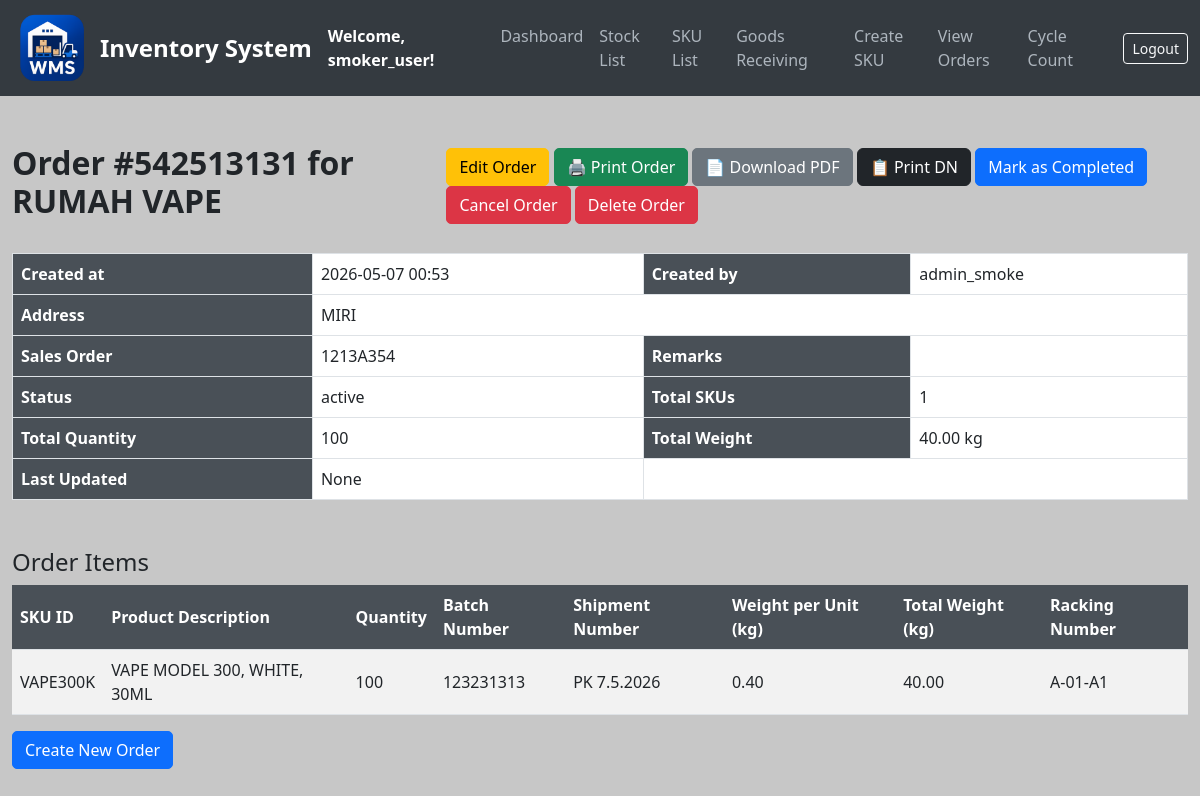
Screenshot of /order/1 (signed in) with the database file from the repository.
### models.py (models this page shows, shortened)
class User(UserMixin, db.Model):
    __tablename__ = 'users'
    id = db.Column(db.Integer, primary_key=True)
    username = db.Column(db.String(80), unique=True, nullable=False)
    email = db.Column(db.String(120), unique=True, nullable=False)
    password = db.Column(db.String(200), nullable=False)
    date_created = db.Column(db.DateTime, default=get_local_time)
    last_login = db.Column(db.DateTime, nullable=True)
    is_active = db.Column(db.Boolean, default=True)
    is_approved = db.Column(db.Boolean, default=False)
    is_admin = db.Column(db.Boolean, default=False)
    plan = db.Column(db.String(20), default='basic')
    can_create_racking = db.Column(db.Boolean, default=False)
    can_create_stock = db.Column(db.Boolean, default=False)
    can_create_order = db.Column(db.Boolean, default=False)
    can_transfer_stock = db.Column(db.Boolean, default=False)
    can_transfer_batch = db.Column(db.Boolean, default=False)
    can_mass_transfer = db.Column(db.Boolean, default=False)
    can_bulk_transfer = db.Column(db.Boolean, default=False)
    can_add_sku = db.Column(db.Boolean, default=False)
    can_view_orders = db.Column(db.Boolean, default=False)  # ← new
    can_cycle_count = db.Column(db.Boolean, default=False)  # ← new

class Order(db.Model):
    __tablename__ = 'orders'
    id = db.Column(db.Integer, primary_key=True)
    dn_number = db.Column(db.String(50), unique=True, nullable=False)  # Add DN number field
    created_at = db.Column(db.DateTime, default=get_local_time)
    customer_name = db.Column(db.String(100), nullable=False)
    address = db.Column(db.String(255), nullable=False)
    sales_order = db.Column(db.String(255), nullable=False)
    remarks = db.Column(db.String(255), nullable=True)
    status = db.Column(db.String(20), default='active')
    created_by = db.Column(db.String(255), nullable=True)
    last_updated_by = db.Column(db.String(255), nullable=True)  # Add this line
    items = db.relationship('OrderItem', backref='order', cascade='all, delete-orphan', lazy=True)

class OrderItem(db.Model):
    __tablename__ = 'order_items'
    id = db.Column(db.Integer, primary_key=True)
    order_id = db.Column(db.Integer, db.ForeignKey('orders.id'), nullable=False)
    sku_id = db.Column(db.Integer, db.ForeignKey('sku_list.id'), nullable=False)
    batch_number = db.Column(db.String(50), nullable=False)  # Add batch number column
    shipment_number = db.Column(db.String(100), nullable=False)
    quantity = db.Column(db.Integer, nullable=False)
    racking_number = db.Column(db.String(50), nullable=False)
    sku = db.relationship('SKU', backref='order_items')

class SKU(db.Model):
    __tablename__ = 'sku_list'
    id = db.Column(db.Integer, primary_key=True)
    material_number = db.Column(db.String(50), unique=True, nullable=False)
    product_description = db.Column(db.String(200), nullable=False)
    pack_size_id = db.Column(db.Integer, db.ForeignKey('pack_sizes.id'), nullable=False)
    weight = db.Column(db.Float, nullable=False)
    pack_size = db.relationship('PackSize', backref='skus', lazy=True)  # Establish relationship

### app.py (the view)
@app.route('/order/<int:order_id>')
@login_required
def view_order(order_id):
    order = Order.query.get_or_404(order_id)
    unique_skus = {item.sku.material_number for item in order.items}  # Set of unique SKUs
    total_sku = len(unique_skus)  # Number of unique SKUs
    total_quantity = sum(item.quantity for item in order.items)  # Sum of quantities
    total_weight = sum(item.quantity * item.sku.weight for item in order.items)
    return render_template('view_order.html', order=order, total_sku=total_sku, total_quantity=total_quantity, total_weight=total_weight)

### app.py (called while the page is built)
@login_manager.user_loader
def load_user(user_id):
    return db.session.get(User, int(user_id))

### templates/view_order.html (shortened to what this page needs)
{% extends "base.html" %}
{% block content %}
<div class="container mt-5">
    <div class="d-flex justify-content-between align-items-center">
        <h2>Order #{{ order.dn_number }} for {{ order.customer_name }}</h2>
        <div class="button-group">
            {% if order.status == 'completed' %}
                <button class="btn btn-warning" id="editOrderButton" disabled>
                    Edit Order
                </button>
            {% else %}
                <button class="btn btn-warning" id="editOrderButton">
                    Edit Order
                </button>
            {% endif %}
            <button type="button" class="btn btn-success" id="printOrderButton">
                🖨️ Print Order
            </button>
            <a href="#" id="downloadPDF" class="btn btn-secondary">
                📄 Download PDF
            </a>
            <button type="button" class="btn btn-dark" onclick="window.open('/print-dn/{{ order.id }}', '_blank', 'width=900,height=700')">
                📋 Print DN
            </button>
            <button type="button" class="btn btn-primary" id="toggleOrderStatusButton" data-status="{{ order.status }}">
                {% if order.status == 'active' %}
                    Mark as Completed
                {% elif order.status == 'completed' %}
                    Re-Open Order
                {% endif %}
            </button>
            <form id="cancelOrderForm" style="display:inline;">
                <button type="button" class="btn btn-danger" id="cancelOrderButton" {% if order.status == 'completed' %}disabled{% endif %}>
                    Cancel Order
                </button>
            </form>
            <form id="deleteOrderForm" style="display:inline;">
                <button type="button" class="btn btn-danger" id="deleteOrderButton" {% if order.status == 'completed' %}disabled{% endif %}>
                    Delete Order
                </button>
            </form>
        </div>
    </div>
    <div class="table-responsive">
        <table class="table table-bordered table-sm mt-4">
            <tbody>
                <tr>
                    <th scope="row">Created at</th>
                    <td>{{ order.created_at.strftime('%Y-%m-%d %H:%M') }}</td>
                    <th scope="row">Created by</th>
                    <td>{{ order.created_by }}</td>
                </tr>
                <tr>
                    <th scope="row">Address</th>
                    <td colspan="3">{{ order.address }}</td>
                </tr>
                <tr>
                    <th scope="row">Sales Order</th>
                    <td>{{ order.sales_order }}</td>
                    <th scope="row">Remarks</th>
                    <td>{{ order.remarks }}</td>
                </tr>
                <tr>
                    <th scope="row">Status</th>
                    <td id="orderStatus">{{ order.status }}</td>
                    <th scope="row">Total SKUs</th>
                    <td>{{ total_sku }}</td>
                </tr>
                <tr>
                    <th scope="row">Total Quantity</th>
                    <td>{{ total_quantity }}</td>
                    <th scope="row">Total Weight</th>
                    <td>{{ "%.2f"|format(total_weight) }} kg</td>
                </tr>
                <tr>
                    <th scope="row">Last Updated</th>
                    <td>{{ order.last_updated_by }}</td>
                    <td colspan="2"></td>
                </tr>
            </tbody>
        </table>
    </div>
    <h4>Order Items</h4>
    <table class="table table-striped">
        <thead>
            <tr>
                <th>SKU ID</th>
                <th>Product Description</th>
                <th>Quantity</th>
                <th>Batch Number</th>
                <th>Shipment Number</th>
                <th>Weight per Unit (kg)</th>
                <th>Total Weight (kg)</th>
                <th>Racking Number</th>
            </tr>
        </thead>
        <tbody>
            {% for item in order.items %}
                <tr>
                    <td>{{ item.sku.material_number }}</td>
                    <td>{{ item.sku.product_description }}</td>
                    <td>{{ item.quantity }}</td>
                    <td>{{ item.batch_number }}</td>
                    <td>{{ item.shipment_number }}</td>
                    <td>{{ "%.2f"|format(item.sku.weight) }}</td>
                    <td>{{ "%.2f"|format(item.quantity * item.sku.weight) }}</td>
                    <td>{{ item.racking_number }}</td>
                </tr>
            {% endfor %}
        </tbody>
    </table>
   <a href="{{ url_for('create_order_page') }}" class="btn btn-primary">Create New Order</a>
</div>
{% endblock %}

### templates/base.html (shortened to what this page needs)
<!DOCTYPE html>
<html lang="en">
<head>
    <link href="https://cdn.jsdelivr.net/npm/bootstrap@5.3.0/dist/css/bootstrap.min.css" rel="stylesheet">
</head>
<body>
<nav class="navbar navbar-expand-lg navbar-dark">
    <div class="container-fluid">
        <img src="{{ url_for('static', filename='logo_.png') }}" alt="Logo" width="80" height="80" class="me-2">
        <a class="navbar-brand" href="/">Inventory System</a>
        <strong class="text-white">Welcome, {{ current_user.username }}!</strong>
        <div class="collapse navbar-collapse" id="navbarNav">
            <ul class="navbar-nav ms-auto">
                <li class="nav-item"><a class="nav-link" href="/dashboard">Dashboard</a></li>
                <li class="nav-item"><a class="nav-link" href="/stocks">Stock List</a></li>
                <li class="nav-item"><a class="nav-link" href="/sku-list">SKU List</a></li>
                {% if current_user.is_admin or current_user.can_create_stock %}
                <li class="nav-item"><a class="nav-link" href="/create-stock">Goods Receiving</a></li>
                {% endif %}
                {% if current_user.is_admin or current_user.can_add_sku %}
                <li class="nav-item"><a class="nav-link" href="/add-sku">Create SKU</a></li>
                {% endif %}
                {% if current_user.is_admin or current_user.can_view_orders %}
                <li class="nav-item"><a class="nav-link" href="/orders">View Orders</a></li>
                {% endif %}
                {% if current_user.is_admin or current_user.can_cycle_count %}
                <li class="nav-item"><a class="nav-link" href="/cycle-count">Cycle Count</a></li>
                {% endif %}
            </ul>
            <form class="d-flex ms-3" action="{{ url_for('logout') }}" method="POST">
                <button class="btn btn-sm btn-outline-light" type="submit">Logout</button>
            </form>
        </div>
    </div>
</nav>
{% block content %}{% endblock %}
</body>
</html>

### rows the page displays
User: username "smoker_user"
Order: dn_number "542513131", customer_name "RUMAH VAPE", created_at "2026-05-07 00:53", created_by "admin_smoke", address "MIRI", sales_order "1213A354", status "active", last_updated_by "None"
OrderItem: sku.material_number "VAPE300K", sku.product_description "VAPE MODEL 300, WHITE, 30ML", quantity "100", batch_number "123231313", shipment_number "PK 7.5.2026", item.quantity*item.sku.weight "40.00", racking_number "A-01-A1"
SKU: sku.weight "0.40"

### other values shown
{{ total_sku }} "1"
{{ total_quantity }} "100"
{{ "%.2f"|format(total_weight) }} "40.00"
